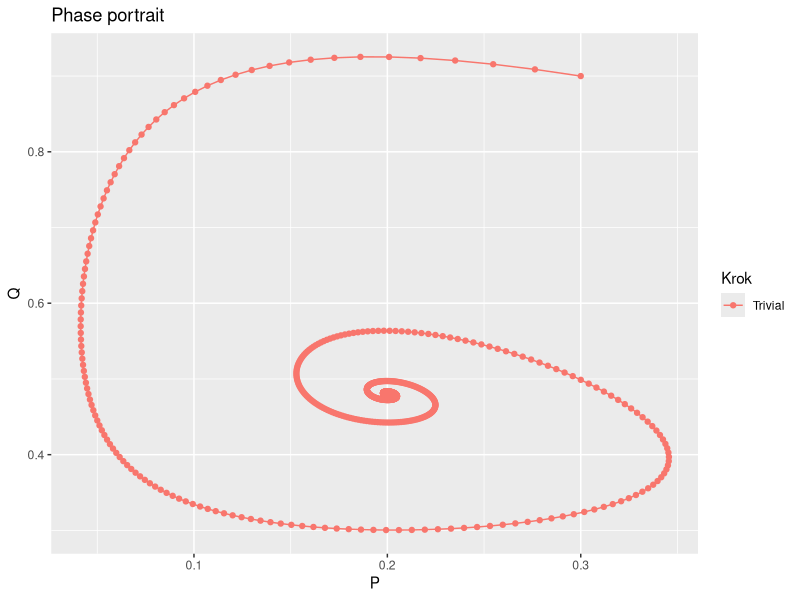
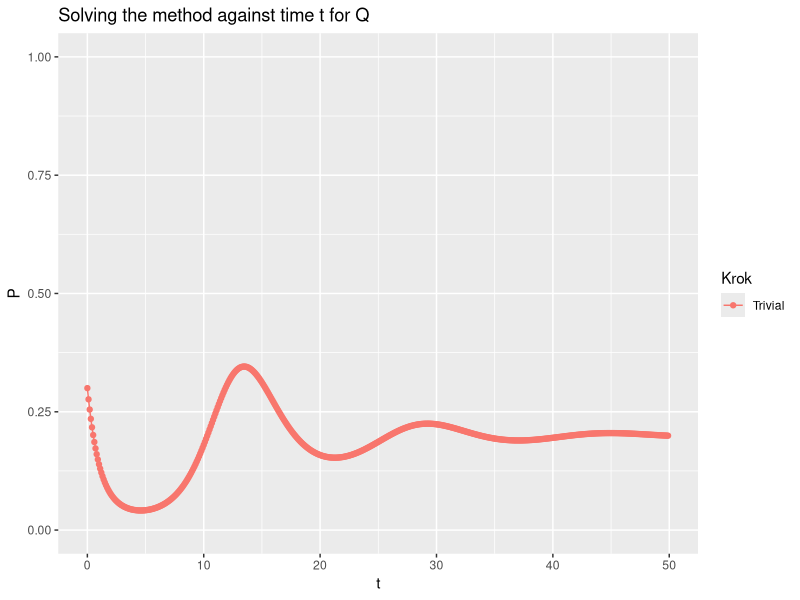
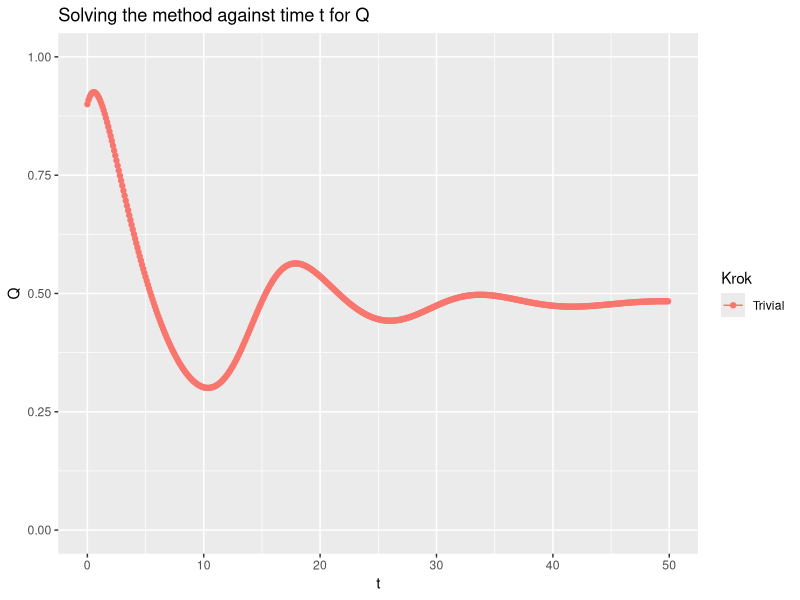
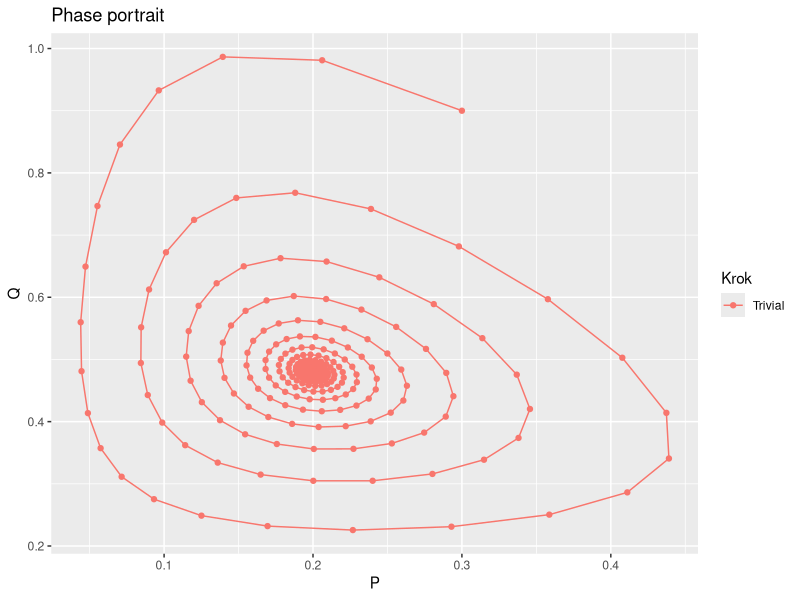
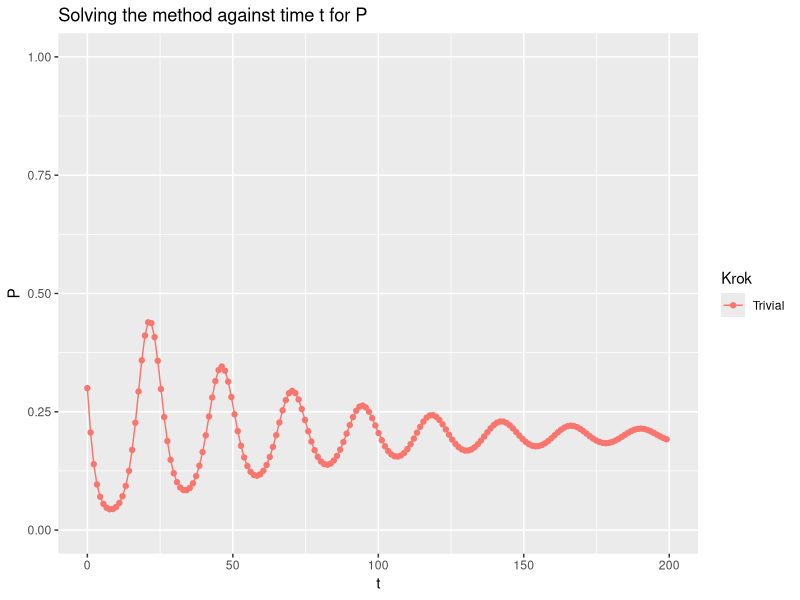
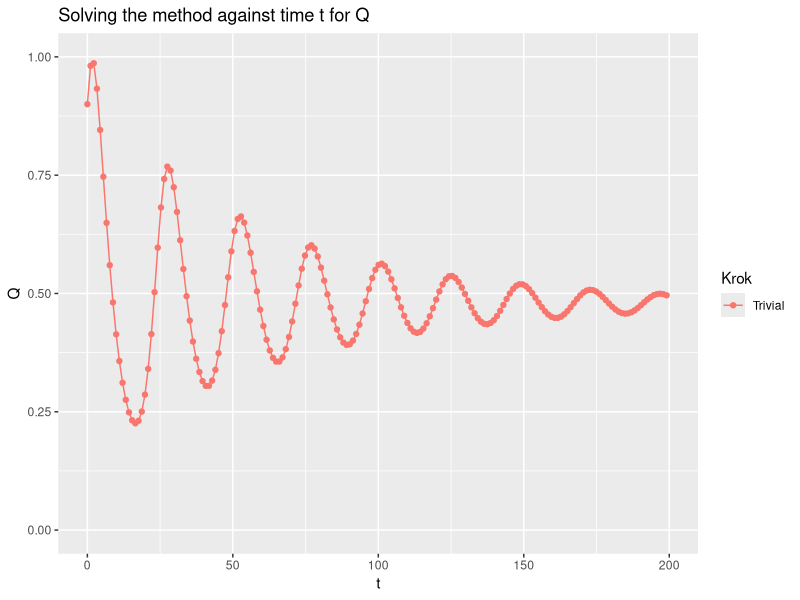
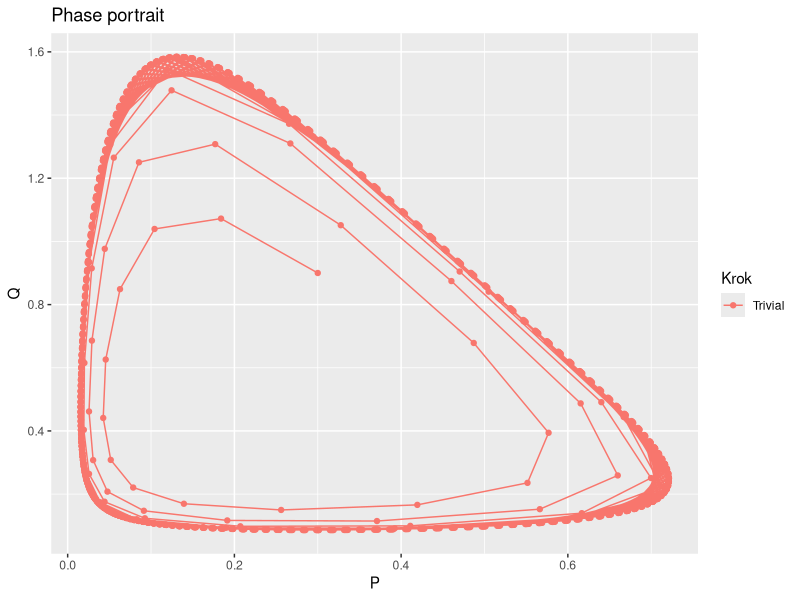
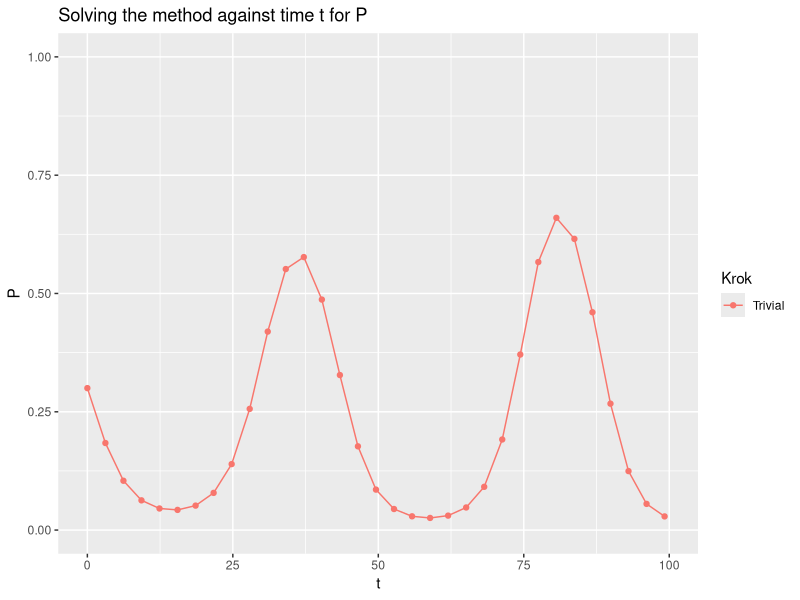

These charts were generated, in order, by the following R code:
## ---- chunk 1
knitr::opts_chunk$set(echo = TRUE)
## ---- chunk 2
library(ggplot2)

f1 <- function(p, q, r, u, s, a, K){
  res <- r*p*(1-p/K) - s*p*q
  return(res)
}

f2 <- function(p, q, r, u, s, a, K){
  res <- -u*q  + a*s*p*q
  return(res)
}

rk4 <- function(p_0,q_0,r, u, s, a, K, Ti, delta){
  #p_0 - starting point 1
  #q_0 - starting point 2
  #r - growth rate of croc population
  #u - fox mortality rate
  #s - attack efficiency ratio
  #a - number of foxes born per attack
  #K - capacity of the environment
  #Ti - time
  #delta - step
  
  N <- round(Ti/delta,0)
  
  # declare list to store results
  p <- rep(0, N+1)
  q <- rep(0, N+1)
  k1p <- rep(0, N+1)
  k1q <- rep(0, N+1)
  k2p <- rep(0, N+1)
  k2q <- rep(0, N+1)
  k3p <- rep(0, N+1)
  k3q <- rep(0, N+1)
  k4p <- rep(0, N+1)
  k4q <- rep(0, N+1)
  
  timestamp <- rep(0, N+1)
  
  p[1] <- p_0
  q[1] <- q_0
  
  k1p[1] <- f1(p[1], q[1], r, u, s, a, K)
  k1q[1] <- f2(p[1], q[1], r, u, s, a, K)
  
  k2p[1] <- f1(p[1] + delta/2*k1p[1], q[1]+delta/2*k1q[1], r, u, s, a, K)
  k2q[1] <- f2(p[1] + delta/2*k1p[1], q[1]+delta/2*k1q[1], r, u, s, a, K)
  
  k3p[1] <- f1(p[1] + delta/2*k2p[1], q[1]+delta/2*k2q[1], r, u, s, a, K)
  k3q[1] <- f2(p[1] + delta/2*k2p[1], q[1]+delta/2*k2q[1], r, u, s, a, K)
  
  k4p[1] <- f1(p[1] + delta*k3p[1], q[1]+delta*k3q[1], r, u, s, a, K)
  k4q[1] <- f2(p[1] + delta*k3p[1], q[1]+delta*k3q[1], r, u, s, a, K)
  
  for (i in (1 + 1):(N+1)){
    
    p[i] <- p[i-1] + delta/6*(k1p[i-1] + 2*k2p[i-1] + 2*k3p[i-1] + k4p[i-1])
    
    q[i] <- q[i-1] + delta/6*(k1q[i-1] + 2*k2q[i-1] + 2*k3q[i-1] + k4q[i-1])
    
    k1p[i] <- f1(p[i], q[i], r, u, s, a, K)
    k1q[i] <- f2(p[i], q[i], r, u, s, a, K)
    
    k2p[i] <- f1(p[i] + delta/2*k1p[i], q[i]+delta/2*k1q[i], r, u, s, a, K)
    k2q[i] <- f2(p[i] + delta/2*k1p[i], q[i]+delta/2*k1q[i], r, u, s, a, K)
    
    k3p[i] <- f1(p[i] + delta/2*k2p[i], q[i]+delta/2*k2q[i], r, u, s, a, K)
    k3q[i] <- f2(p[i] + delta/2*k2p[i], q[i]+delta/2*k2q[i], r, u, s, a, K)
    
    k4p[i] <- f1(p[i] + delta*k3p[i], q[i]+delta*k3q[i], r, u, s, a, K)
    k4q[i] <- f2(p[i] + delta*k3p[i], q[i]+delta*k3q[i], r, u, s, a, K)


    
    timestamp[i] <- timestamp[i-1]  + delta
  }
  
  result <- do.call(rbind, Map(data.frame, N = timestamp, P = p, Q = q))
  
  
  
  return(result)
}

model <- function(p_0,q_0,r, u, s, a, K, N, delta, step_type){
  #p_0 - starting point 1
  #q_0 - starting point 2
  #r - growth rate of croc population
  #u - fox mortality rate
  #s - attack efficiency ratio
  #a - number of foxes born per attack
  #K - capacity of the environment
  #N - number of generations
  #delta - step
  #step_type - type of step function
  
  step_function <- function(delta, p, step_type = step_type){
    if(step_type == 'trywialna'){
      return(delta)
    } else if (step_type == 'nietrywialna'){
      return((exp(delta*p) - 1)/p)
    }
  }
  
  
  # declare list to store results
  p <- rep(0, N+delta)
  q <- rep(0, N+delta)
  timestamp <- rep(0, N + delta)
  
  p[1] = p_0
  q[1] = q_0
  
  for (i in (2):(N+delta)){
    i <- round(i)
    
    p[i] <- (
              p[i-1] + step_function(delta, r, step_type)*r*p[i-1]
            )/(
              1+step_function(delta, r, step_type)*(r*p[i-1]/K + s*q[i-1])
              )
    
    q[i] <- (q[i-1] + step_function(delta, u, step_type)*(a*s*p[i-1]*q[i-1])
             )/(
               1+step_function(delta, u, step_type)*u)
    
   
    
    timestamp[i] <- timestamp[i-1]  + delta
  }
  
  result <- do.call(rbind, Map(data.frame, N = timestamp, P = p, Q = q))
  
  
  
  return(result)
}
## ---- chunk 3
# initial parameters
Ti <- 1000
p_0 <- 0.3
q_0 <- 0.9
r <- 1.2
u <- 0.2
s <- 2
a <- 0.5
K <- 1
delta <- 0.1

s6_ct <- model(p_0, q_0, r, u, s, a, K, Ti, delta, step_type='trywialna')
dfs6_ct <- data.frame(N = s6_ct$N, P = s6_ct$P, Q = s6_ct$Q,Krok = rep("Trivial", nrow(s6_ct)))
## ---- chunk 4
ggplot(dfs6_ct, aes(P, Q, col=Krok)) + geom_path() + geom_point()+ ggtitle("Phase portrait")

ggplot(dfs6_ct, aes(N, P, col=Krok)) + geom_line() + xlim(0,50) + geom_point() + ylim(0,1)+ ggtitle("Solving the method against time t for Q") + xlab("t")

ggplot(dfs6_ct, aes(N, Q, col=Krok)) + geom_line() + xlim(0,50) + geom_point() + ylim(0,1)+ ggtitle("Solving the method against time t for Q") + xlab("t")
## ---- chunk 5
# initial parameters
Ti <- 1000
p_0 <- 0.3
q_0 <- 0.9
r <- 1.2
u <- 0.2
s <- 2
a <- 0.5
K <- 1
delta <- 1.1

s6_ct <- model(p_0, q_0, r, u, s, a, K, Ti, delta, step_type='trywialna')
dfs6_ct <- data.frame(N = s6_ct$N, P = s6_ct$P, Q = s6_ct$Q,Krok = rep("Trivial", nrow(s6_ct)))
## ---- chunk 6
ggplot(dfs6_ct, aes(P, Q, col=Krok)) + geom_path() + geom_point() + ggtitle("Phase portrait")
ggplot(dfs6_ct, aes(N, P, col=Krok)) + geom_line() + xlim(0,200) + geom_point() + ylim(0,1)+ ggtitle("Solving the method against time t for P") + xlab("t")
ggplot(dfs6_ct, aes(N, Q, col=Krok)) + geom_line() + xlim(0,200) + geom_point() + ylim(0,1)+ ggtitle("Solving the method against time t for Q") + xlab("t")
## ---- chunk 7
# initial parameters
Ti <- 1000
p_0 <- 0.3
q_0 <- 0.9
r <- 1.2
u <- 0.2
s <- 2
a <- 0.5
K <- 1
delta <- 3.1

s6_ct <- model(p_0, q_0, r, u, s, a, K, Ti, delta, step_type='trywialna')
dfs6_ct <- data.frame(N = s6_ct$N, P = s6_ct$P, Q = s6_ct$Q,Krok = rep("Trivial", nrow(s6_ct)))

## ---- chunk 8
ggplot(dfs6_ct, aes(P, Q, col=Krok)) + geom_path() + geom_point()+ ggtitle("Phase portrait")
ggplot(dfs6_ct, aes(N, P, col=Krok)) + geom_line() + xlim(0,100) + geom_point() + ylim(0,1)+ ggtitle("Solving the method against time t for P") + xlab("t")
ggplot(dfs6_ct, aes(N, Q, col=Krok)) + geom_line() + xlim(0,100) + geom_point() + ylim(0,1)+ ggtitle("Solving the method against time t for Q") + xlab("t")
## ---- chunk 9
library(ggplot2)

model_fixed <- function(p_0,q_0,r, u, s, a, K, N, delta, step_type){
  #p_0 - starting point 1
  #q_0 - starting point 2
  #r - growth rate of croc population
  #u - fox mortality rate
  #s - attack efficiency ratio
  #a - number of foxes born per attack
  #K - capacity of the environment
  #N - number of generations
  #delta - step
  #step_type - type of step function
  
  step_function <- function(delta, p, step_type = step_type){
    if(step_type == 'trywialna'){
      return(delta)
    } else if (step_type == 'nietrywialna'){
      return((exp(delta*p) - 1)/p)
    }
  }
  
  
  # declare list to store results
  p <- rep(0, N+delta)
  q <- rep(0, N+delta)
  timestamp <- rep(0, N + delta)
  
  p[1] = p_0
  q[1] = q_0
  
  for (i in (2):(N+delta)){
    i <- round(i)
    
    p[i] <- (
              p[i-1] + step_function(delta, r, step_type)*r*p[i-1]
            )/(
              1+step_function(delta, r, step_type)*(r*p[i-1]/K + s*q[i-1])
              )
    
    q[i] <- ((q[i-1] + step_function(delta, u, step_type)*(a*s*p[i]*q[i-1])
             )/(
               1+step_function(delta, u, step_type)*u))
     
    
    
   
    

    
    timestamp[i] <- timestamp[i-1]  + delta
  }
  
  result <- do.call(rbind, Map(data.frame, N = timestamp, P = p, Q = q))
  
  
  
  return(result)
}
## ---- chunk 10
# initial parameters
Ti <- 1000
p_0 <- 0.3
q_0 <- 0.9
r <- 1.2
u <- 0.2
s <- 2
a <- 0.5
K <- 1
delta <- 1.1

s6_ct <- model_fixed(p_0, q_0, r, u, s, a, K, Ti, delta, step_type='trywialna')
dfs6_ct <- data.frame(N = s6_ct$N, P = s6_ct$P, Q = s6_ct$Q,Krok = rep("Trivial", nrow(s6_ct)))
## ---- chunk 11
ggplot(dfs6_ct, aes(P, Q, col=Krok)) + geom_path() + geom_point()+ ggtitle("Phase portrait")
ggplot(dfs6_ct, aes(N, P, col=Krok)) + geom_line() + xlim(0,50) + geom_point() + ylim(0,1)+ ggtitle("Solving the method against time t for P") + xlab("t")
ggplot(dfs6_ct, aes(N, Q, col=Krok)) + geom_line() + xlim(0,50) + geom_point() + ylim(0,1)+ ggtitle("Solving the method against time t for Q") + xlab("t")
## ---- chunk 12
# initial parameters
Ti <- 1000
p_0 <- 0.3
q_0 <- 0.9
r <- 1.2
u <- 0.2
s <- 2
a <- 0.5
K <- 1
delta <- 3.2

s6_ct <- model_fixed(p_0, q_0, r, u, s, a, K, Ti, delta, step_type='trywialna')
dfs6_ct <- data.frame(N = s6_ct$N, P = s6_ct$P, Q = s6_ct$Q,Krok = rep("Trivial", nrow(s6_ct)))
## ---- chunk 13
ggplot(dfs6_ct, aes(P, Q, col=Krok)) + geom_path() + geom_point()+ ggtitle("Phase portrait")
ggplot(dfs6_ct, aes(N, P, col=Krok)) + geom_line() + xlim(0,100) + geom_point() + ylim(0,1)+ ggtitle("Solving the method against time t for P") + xlab("t")
ggplot(dfs6_ct, aes(N, Q, col=Krok)) + geom_line() + xlim(0,100) + geom_point() + ylim(0,1)+ ggtitle("Solving the method against time t for Q") + xlab("t")
## ---- chunk 14
# initial parameters
Ti <- 1000
p_0 <- 0.3
q_0 <- 0.9
r <- 1.2
u <- 0.2
s <- 2
a <- 0.5
K <- 1
delta <- 5

s6_ct <- model_fixed(p_0, q_0, r, u, s, a, K, Ti, delta, step_type='trywialna')
dfs6_ct <- data.frame(N = s6_ct$N, P = s6_ct$P, Q = s6_ct$Q,Krok = rep("Trivial", nrow(s6_ct)))
## ---- chunk 15
ggplot(dfs6_ct, aes(P, Q, col=Krok)) + geom_path() + geom_point()+ ggtitle("Phase portrait")
ggplot(dfs6_ct, aes(N, P, col=Krok)) + geom_line() + xlim(0,100) + geom_point() + ylim(0,1)+ ggtitle("Solving the method against time t for P") + xlab("t")
ggplot(dfs6_ct, aes(N, Q, col=Krok)) + geom_line() + xlim(0,100) + geom_point() + ylim(0,1)+ ggtitle("Solving the method against time t for Q") + xlab("t")
## ---- chunk 16
# initial parameters
Ti <- 1000
p_0 <- 0.3
q_0 <- 0.9
r <- 1.2
u <- 0.2
s <- 2
a <- 0.5
K <- 1
delta <- 50

s6_ct <- model_fixed(p_0, q_0, r, u, s, a, K, Ti, delta, step_type='trywialna')
dfs6_ct <- data.frame(N = s6_ct$N, P = s6_ct$P, Q = s6_ct$Q,Krok = rep("Trivial", nrow(s6_ct)))
## ---- chunk 17
ggplot(dfs6_ct, aes(P, Q, col=Krok)) + geom_path() + geom_point()+ ggtitle("Phase portrait")
ggplot(dfs6_ct, aes(N, P, col=Krok)) + geom_line() + xlim(0,1000) + geom_point() + ylim(0,1)+ ggtitle("Solving the method against time t for P") + xlab("t")
ggplot(dfs6_ct, aes(N, Q, col=Krok)) + geom_line() + xlim(0,1000) + geom_point() + ylim(0,1)+ ggtitle("Solving the method against time t for Q") + xlab("t")
## ---- chunk 18
# initial parameters
Ti <- 1000
p_0 <- 0.3
q_0 <- 0.9
r <- 1.2
u <- 0.2
s <- 2
a <- 0.5
K <- 1
delta1 <- 0.1
delta2 <- 1.1
delta3 <- 3.2
delta4 <- 5
delta5 <- 50

s6_ct1 <- model_fixed(p_0, q_0, r, u, s, a, K, Ti, delta1, step_type='nietrywialna')
s6_ct2 <- model_fixed(p_0, q_0, r, u, s, a, K, Ti, delta2, step_type='nietrywialna')
s6_ct3 <- model_fixed(p_0, q_0, r, u, s, a, K, Ti, delta3, step_type='nietrywialna')
s6_ct4 <- model_fixed(p_0, q_0, r, u, s, a, K, Ti, delta4, step_type='nietrywialna')
s6_ct5 <- model_fixed(p_0, q_0, r, u, s, a, K, Ti, delta5, step_type='nietrywialna')

dfs6_nct <- data.frame(N = c(s6_ct1$N, s6_ct2$N, s6_ct3$N, s6_ct4$N, s6_ct5$N), 
                      P = c(s6_ct1$P, s6_ct2$P, s6_ct3$P, s6_ct4$P, s6_ct5$P), 
                      Q = c(s6_ct1$Q, s6_ct2$Q, s6_ct3$Q, s6_ct4$Q, s6_ct5$Q),
                      Delta = c(rep("a) delta = 0.1", nrow(s6_ct1)),rep("b) delta = 1.1",nrow(s6_ct2)),
                                rep("c) delta = 3.2", nrow(s6_ct3)), rep("d) delta = 5", nrow(s6_ct4)),                                rep("e) delta = 50", nrow(s6_ct5))))

## ---- chunk 19
ggplot(dfs6_nct, aes(P, Q, col=Delta)) + geom_path() + geom_point()+ ggtitle("Phase portrait")
ggplot(dfs6_nct, aes(N, P, col=Delta)) + geom_line() + xlim(0,200) + geom_point() + ylim(0,1)+ ggtitle("Solving the method against time t for P") + xlab("t")
ggplot(dfs6_nct, aes(N, Q, col=Delta)) + geom_line() + xlim(0,200) + geom_point() + ylim(0,1)+ ggtitle("Solving the method against time t for Q") + xlab("t")
## ---- chunk 20
library(deSolve)

SPCmod <- function(t, x, parms) {
  with(as.list(c(parms, x)), {
    import <- sigimp(t)
    dP <- r*P*(1-P/K) - s*P*Q   #Victim
    dQ <- -u*Q + a*s*P*Q      #Predator
    res <- c(dP, dQ)
    list(res)
  })
}

## Parameters 
parms  <- c(r = 1.2, 
            u = 0.2, 
            s = 2, 
            a = 0.5,
            K = 1)

## vector of timesteps
times  <- seq(0, 100, length = 101)

## external signal with rectangle impulse
signal <- as.data.frame(list(times = times,
                            import = rep(0,length(times))))

signal$import[signal$times >= 10 & signal$times <= 11] <- 0.2

sigimp <- approxfun(signal$times, signal$import, rule = 2)


## Start values for steady state
y <- xstart <- c(P=0.3, Q = 0.9)

## Solving
out_lsoda <-  lsoda(xstart, times, SPCmod, parms) 

## Plotting
mf <- par("mfrow")
plot(out_lsoda, main = c("Prey", "Predator"))
plot(out_lsoda[,"P"], out_lsoda[,"Q"], type = "l", xlab = "Prey", ylab = "Predator")
par(mfrow = mf)
## ---- chunk 21
LVmod <- function(Time, State, Pars) {
  with(as.list(c(State, Pars)), {
    
    dP <- r*P*(1-P/K) - s*P*Q
    dQ <- -u*Q + a*s*P*Q 

    return(list(c(dP, dQ)))
  })
}

pars  <- c(r = 1.2, 
            u = 0.2, 
            s = 2, 
            a = 0.5,
            K = 1)

yini  <- c(P = 0.3, Q = 0.9)
times <- seq(0, 200, by = 1)
out   <- ode(yini, times, LVmod, pars)

## Default plot method
plot(out)

## User specified plotting
matplot(out[ , 1], out[ , 2:3], type = "l", xlab = "Time", ylab = "Together",
        main = "Predator-prey model", lwd = 2)
legend("topright", c("Prey", "Predator"), col = 1:2, lty = 1:2)
## ---- chunk 22
Ti <- 1000
p_0 <- 0.3
q_0 <- 0.9
r <- 1.2
u <- 0.2
s <- 2
a <- 0.5
K <- 1
delta1 <- 1.1
delta2 <- 3.2
delta3 <- 5

rk4_1 <- rk4(p_0, q_0, r, u, s, a, K, Ti, delta1)
rk4_2 <- rk4(p_0, q_0, r, u, s, a, K, Ti, delta2)
rk4_3 <- rk4(p_0, q_0, r, u, s, a, K, Ti, delta3)

discrete_1<-model_fixed(p_0, q_0, r, u, s, a, K, Ti, delta1, step_type='nietrywialna')
discrete_2 <- model_fixed(p_0, q_0, r, u, s, a, K, Ti, delta2, step_type='nietrywialna')
discrete_3 <- model_fixed(p_0, q_0, r, u, s, a, K, Ti, delta3, step_type='nietrywialna')


df_full <- data.frame(Czas = rep(1:100, 8), 
                      P = c(out[1:100,2],out_lsoda[1:100,2], rk4_1[1:100, "P"], rk4_2[1:100, "P"], rk4_3[1:100,"P" ],
                            discrete_1[1:100, "P"], discrete_2[1:100, "P"], discrete_3[1:100, "P"]), 
                      Q = c(out[1:100, 3],out_lsoda[1:100, 3], rk4_1[1:100, "Q"], rk4_2[1:100, "Q"], rk4_3[1:100, "Q"],
                            discrete_1[1:100, "Q"], discrete_2[1:100, "Q"], discrete_3[1:100, "Q"]),                      Wartosc = c(rep("Function ODE", 100),rep("Function LSODA",100),
                                rep("RK4 Delta = 1.1", 100), rep("RK4 Delta = 3.2", 100),                                rep("RK4 Delta = 5", 100), rep("Non-standard method Delta = 1.1", 100),
                                rep("Non-standard method Delta = 3.2", 100), 
                                rep("Non-standard method Delta = 5", 100)))
ggplot(df_full, aes(P, Q, col=Wartosc)) + geom_path() + geom_point() + xlim(0,0.4) + ylim(0,1)+ ggtitle("Phase portrait")
ggplot(df_full, aes(Czas, P, col=Wartosc)) + geom_line() + xlim(0,50) + geom_point() + ylim(0,1)+ ggtitle("Solving the method against time t for P") + xlab("t")
ggplot(df_full, aes(Czas, Q, col=Wartosc)) + geom_line() + xlim(0,50) + geom_point() + ylim(0,1)+ ggtitle("Solving the method against time t for Q") + xlab("t")
